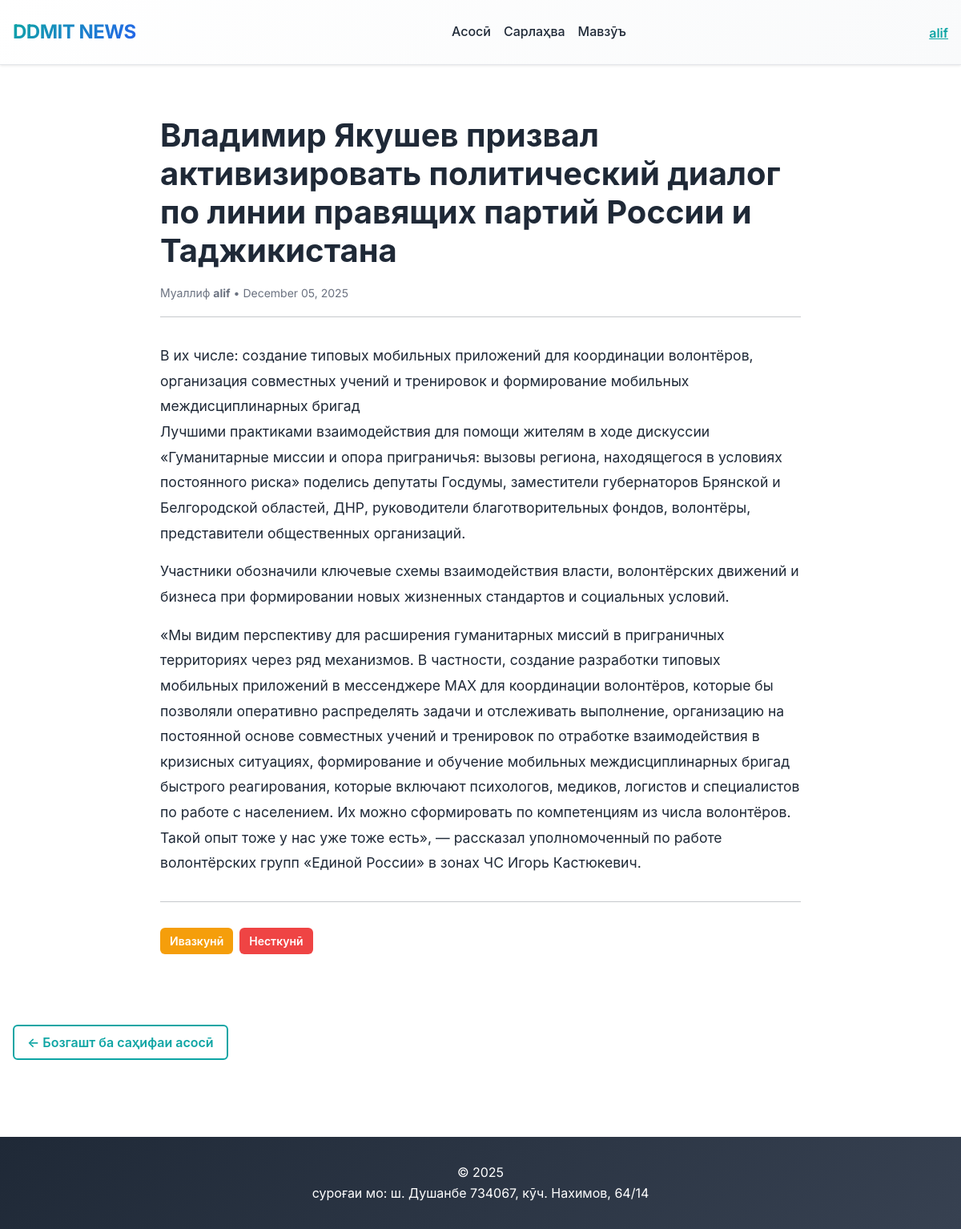
The page /post/1/ (signed in) on the database its author committed.
### accounts/models.py (models this page shows)
class CustomUser(AbstractUser):
    age = models.PositiveIntegerField(null=True, blank=True)

### blog/models.py (models this page shows, shortened)
class Post(models.Model):
    title = models.CharField(max_length=200)
    author = models.ForeignKey(
        settings.AUTH_USER_MODEL,
        on_delete=models.CASCADE,
    )
    body = models.TextField()
    created_at = models.DateTimeField(auto_now_add=True, null=True)
    updated_at = models.DateTimeField(auto_now=True)
    class Meta:
        ordering = ['-created_at']

### blog/views.py (the view)
# urls.py: path('post/<int:pk>/', BlogDetailView.as_view(), name='post_detail'),
class BlogDetailView(DetailView):
    model = Post
    template_name = 'post_detail.html'

### blog/templates/post_detail.html (shortened to what this page needs)
{% extends 'base.html' %}
{% block content %}
<div class="post-detail">
    <article>
        <h1 class="display-4">{{ object.title }}</h1>
        <p class="text-muted">
            <small>Муаллиф <strong>{{ object.author.username }}</strong> • {{ object.created_at|date:'F d, Y' }}</small>
        </p>
        <hr>
        <div class="post-body">
            {{ object.body|linebreaks }}
        </div>
        <hr>
        <div class="post-actions">
            {% if user.is_authenticated and user == object.author or user.is_staff %}
                <a href="{% url 'post_edit' object.pk %}" class="btn btn-warning btn-sm">Ивазкунӣ</a>
                <a href="{% url 'post_delete' object.pk %}" class="btn btn-danger btn-sm">Несткунӣ</a>
            {% endif %}
        </div>
    </article>
</div>
<a href="{% url 'home' %}" class="btn btn-outline-primary mt-4">← Бозгашт ба саҳифаи асосӣ</a>
{% endblock %}

### blog/templates/base.html (shortened to what this page needs)
{% load static %}
<!DOCTYPE html>
<html lang="en">
<head>
    <link href="https://cdn.jsdelivr.net/npm/bootstrap@5.1.3/dist/css/bootstrap.min.css" rel="stylesheet">
    <link href="{% static 'css/site.css' %}" rel="stylesheet">
</head>
<body>
    <header class="header sticky-top">
        <nav class="navbar navbar-expand-lg navbar-light">
            <div class="container">
                <a class="navbar-brand brand-logo" href="{% url 'home' %}">
                    <span class="gradient-text">DDMIT NEWS</span>
                </a>
                <div class="collapse navbar-collapse" id="navbarNav">
                    <ul class="navbar-nav ms-auto">
                        <li class="nav-item">
                            <a class="nav-link" href="{% url 'home' %}">Асосӣ</a>
                        </li>
                        <li class="nav-item">
                            <a class="nav-link" href="#topics">Сарлаҳва</a>
                        </li>
                        <li class="nav-item">
                            <a class="nav-link" href="#about">Мавзӯъ</a>
                        </li>
                    </ul>
                    <div class="ms-auto auth-buttons">
                        {% if user.is_authenticated %}
                            <div class="dropdown">
                                <button class="btn btn-link dropdown-toggle text-primary" type="button" id="userDropdown" data-bs-toggle="dropdown">
                                    {{ user.username }}
                                </button>
                            </div>
                        {% else %}
                            <a href="{% url 'login' %}" class="btn btn-outline-primary btn-sm me-2">Воридшавӣ</a>
                            <a href="{% url 'signup' %}" class="btn btn-primary btn-sm">Бақайдгирӣ</a>
                        {% endif %}
                    </div>
                </div>
            </div>
        </nav>
    </header>
    <main class="main-content">
        <div class="container">
            {% block content %}{% endblock %}
        </div>
    </main>
    <footer class="footer">
        <div class="container">
            <p>&copy; 2025 </p>
            <p>суроғаи мо: ш. Душанбе
        734067, кӯч. Нахимов, 64/14</p>
        </div>
    </footer>
</body>
</html>

### blog/static/css/site.css (style rules this page uses)
:root { --primary-color: #0ea5a4; --secondary-color: #2563eb; --success-color: #10b981; --danger-color: #ef4444; --warning-color: #f59e0b; --light-bg: #f9fafb; --border-color: #e5e7eb; --text-dark: #1f2937; --text-light: #6b7280; }
* { margin: 0; padding: 0; box-sizing: border-box; }
body { font-family: 'Inter', -apple-system, BlinkMacSystemFont, 'Segoe UI', Roboto, sans-serif; background-color: #ffffff; color: var(--text-dark); line-height: 1.6; }
.header { background: linear-gradient(135deg, #ffffff 0%, var(--light-bg) 100%); border-bottom: 1px solid var(--border-color); box-shadow: 0 1px 3px rgba(0, 0, 0, 0.1); z-index: 1000; }
.navbar { padding: 1rem 0; }
.brand-logo { font-size: 1.5rem; font-weight: 700; letter-spacing: -0.5px; }
.gradient-text { background: linear-gradient(135deg, var(--primary-color) 0%, var(--secondary-color) 100%); -webkit-background-clip: text; -webkit-text-fill-color: transparent; background-clip: text; }
.nav-link { color: var(--text-dark) !important; font-weight: 500; transition: color 0.3s ease; }
.auth-buttons { display: flex; align-items: center; gap: 0.5rem; }
.dropdown-toggle::after { display: none; }
.dropdown-toggle { font-weight: 500; padding: 0 !important; }
.main-content { padding: 2rem 0; min-height: 70vh; }
.container { max-width: 1200px; margin: 0 auto; padding: 0 1rem; }
.post-detail { max-width: 800px; margin: 0 auto; padding: 2rem 0; }
.post-detail h1 { font-size: 2.5rem; font-weight: 700; margin-bottom: 1rem; color: var(--text-dark); }
.post-body { font-size: 1.1rem; line-height: 1.8; color: var(--text-dark); margin: 2rem 0; }
.post-actions { margin: 2rem 0; display: flex; gap: 0.5rem; }
.btn { font-weight: 600; border-radius: 6px; padding: 0.5rem 1rem; transition: all 0.3s ease; border: none; cursor: pointer; }
.btn-outline-primary { color: var(--primary-color); border: 2px solid var(--primary-color); }
.btn-warning { background-color: var(--warning-color); color: white; }
.btn-danger { background-color: var(--danger-color); color: white; }
.btn-sm { padding: 0.375rem 0.75rem; font-size: 0.875rem; }
.footer { background: linear-gradient(135deg, var(--text-dark) 0%, #374151 100%); color: white; padding: 2rem 0; margin-top: 4rem; text-align: center; }
.footer p { margin: 0; }
.text-muted { color: var(--text-light) !important; }
.text-primary { color: var(--primary-color) !important; }
.mt-4 { margin-top: 1.5rem; }
.ms-auto { margin-left: auto; }

### rows shown on the page
CustomUser: username "alif"
Post: title "Владимир Якушев призвал активизировать политический диалог по линии правящих партий России и Таджикистана", author.username "alif", created_at "December 05, 2025", body "В их числе: создание типовых мобильных приложений для координации волонтёров, организация совместных учений и тренировок и формирование мобильных междисциплинарных бригад Лучшими практиками взаимодействия для помощи жителям в ходе дискуссии «Гуманитарные миссии и опора приграничья: вызовы региона, находящегося в условиях постоянного риска» поделись депутаты Госдумы, заместители губернаторов Брянской и Белгородской областей, ДНР, руководители благотворительных фондов, волонтёры, представители общественных организаций. Участники обозначили ключевые схемы взаимодействия власти, волонтёрских движений и бизнеса при формировании новых жизненных стандартов и социальных условий. «Мы видим…"
